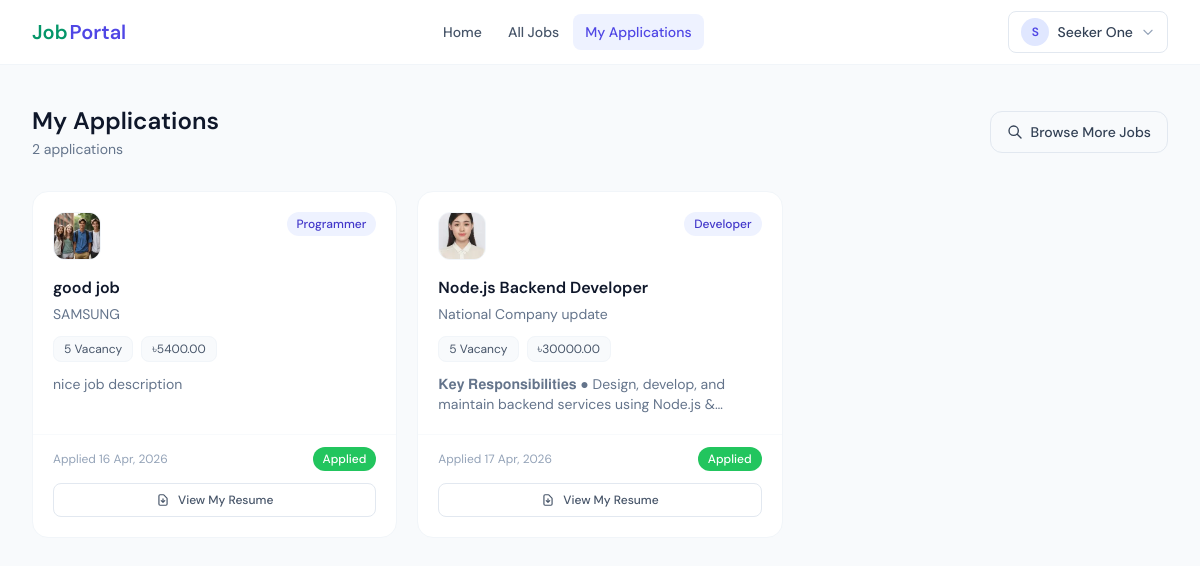
Page /applied-job/ (signed in) on the earlier database version.
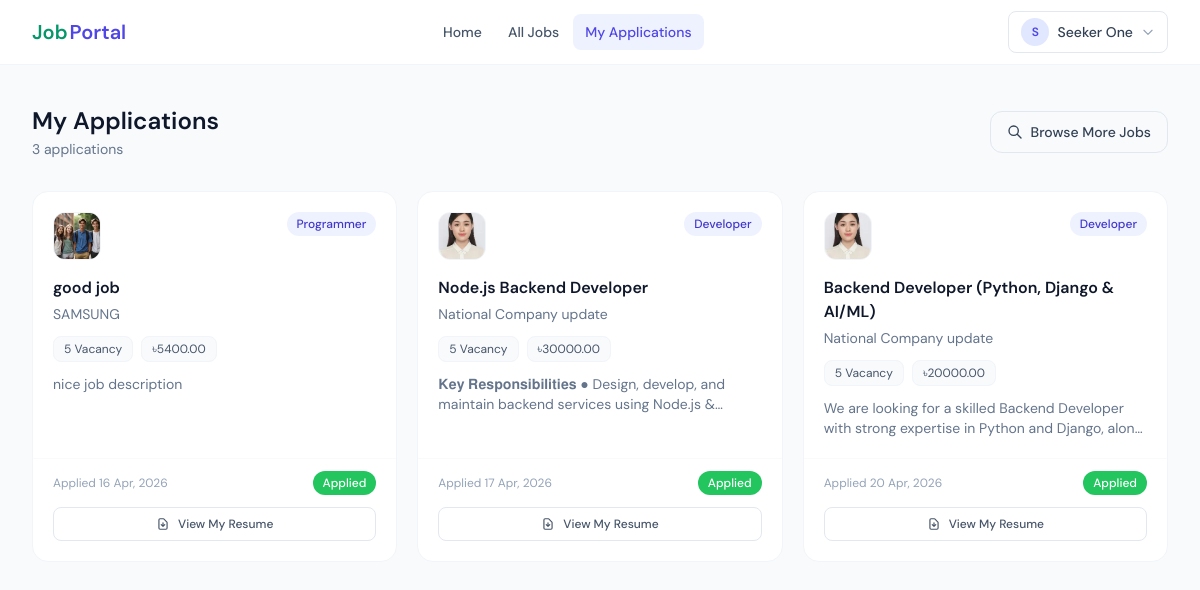
Same page on the later database version.
### Job_Portal_App/models.py (models this page shows, shortened)
class ApplyJobModel(models.Model):
    applied_by = models.ForeignKey(
        JobSeekerProfileModel,
        on_delete=models.CASCADE,
        related_name="my_applications",
        null=True,
    )
    applied_job = models.ForeignKey(
        JobPostModel,
        on_delete=models.CASCADE,
        related_name="applicants",
        null=True,
    )
    resume = models.FileField(upload_to="resumes/", null=True)
    applied_at = models.DateTimeField(auto_now_add=True, null=True)

class JobPostModel(models.Model):
    title = models.CharField(max_length=255, null=True)
    vacancy = models.PositiveIntegerField(null=True)
    category = models.ForeignKey(
        CategoryModel, on_delete=models.CASCADE, max_length=20, null=True,related_name='job_category'
    )
    job_description = models.TextField(null=True)
    skills_set = models.TextField(null=True)
    salary = models.DecimalField(max_digits=10, decimal_places=2, null=True)
    deadline = models.DateField(null=True)
    created_at = models.DateTimeField(auto_now_add=True, null=True)
    posted_by = models.ForeignKey(
        RecruiterProfileModel,
        on_delete=models.CASCADE,
        related_name="job_posts",
        null=True,
    )

class RecruiterProfileModel(models.Model):
    recruiter = models.OneToOneField(
        UserInfoModel,
        on_delete=models.CASCADE,
        related_name="recruiter_profile",
        null=True,
    )
    company_name = models.CharField(
        max_length=225,
        null=True,
    )
    email = models.EmailField(
        null=True,
    )
    address = models.TextField(
        null=True,
    )
    phone = models.CharField(
        max_length=20,
        null=True,
    )
    logo = models.ImageField(
        upload_to="recruiter_logos/",
        null=True,
    )

class CategoryModel(models.Model):
    name = models.CharField(max_length=50, null=True)

### Job_Portal_App/views.py (the view)
# urls.py: path("applied-job/", job_applied, name="job_applied"),
@login_required
def job_applied(request):
    if request.user.is_authenticated:
        user = request.user
        if user.user_types == "Seeker":
            try:
                form_data = ApplyJobModel.objects.filter(applied_by=user.seeker_profile)
            except ApplyJobModel.DoesNotExist:
                form_data = None
        else:
            form_data = None
    else:
        form_data = None
    context = {
        "form_data": form_data,
        "title": "Applied Job List",
    }
    return render(request, "job_applied.html", context)

### Job_Portal_App/templates/job_applied.html (shortened to what this page needs)
{% extends 'master/base.html' %}
{% block blockname %}
<div class="max-w-7xl mx-auto px-4 sm:px-6 lg:px-8 py-10">
  <div class="flex items-center justify-between mb-8">
    <div>
      <h1 class="text-2xl font-semibold text-slate-900">My Applications</h1>
      <p class="text-sm text-slate-500 mt-0.5">
        {% if form_data %}{{ form_data|length }} application{{ form_data|length|pluralize }}{% else %}No applications yet{% endif %}
      </p>
    </div>
    <a href="{% url 'job_list' %}" class="inline-flex items-center gap-2 px-4 py-2.5 border border-slate-200 hover:bg-slate-50 text-slate-700 text-sm font-medium rounded-xl transition-colors">
      <svg class="w-4 h-4" fill="none" stroke="currentColor" viewBox="0 0 24 24"><path stroke-linecap="round" stroke-linejoin="round" stroke-width="2" d="M21 21l-6-6m2-5a7 7 0 11-14 0 7 7 0 0114 0z"/></svg>
      Browse More Jobs
    </a>
  </div>
  <div class="grid sm:grid-cols-2 lg:grid-cols-3 gap-5">
    {% for job in form_data %}
      <div class="bg-white rounded-2xl border border-slate-100 hover:shadow-sm transition-all flex flex-col">
        <div class="p-5 flex-1">
          <div class="flex items-start justify-between gap-3 mb-4">
            <div class="w-12 h-12 rounded-xl border border-slate-100 overflow-hidden bg-slate-50 flex items-center justify-center shrink-0">
              {% if job.applied_job.posted_by.logo %}
                <img src="{{ job.applied_job.posted_by.logo.url }}" alt="Company" class="w-full h-full object-cover" />
              {% else %}
                <span class="text-lg font-semibold text-slate-400">{{ job.applied_job.posted_by.company_name|slice:":1"|upper }}</span>
              {% endif %}
            </div>
            <span class="shrink-0 text-xs font-medium px-2.5 py-1 rounded-full bg-indigo-50 text-indigo-700">{{ job.applied_job.category.name }}</span>
          </div>
          <h3 class="font-semibold text-slate-900 mb-1">{{ job.applied_job.title }}</h3>
          <p class="text-sm text-slate-500 mb-3">{{ job.applied_job.posted_by.company_name }}</p>
          <div class="flex flex-wrap gap-2 mb-3">
            <span class="text-xs text-slate-600 bg-slate-50 px-2.5 py-1 rounded-lg border border-slate-100">{{ job.applied_job.vacancy }} Vacancy</span>
            <span class="text-xs text-slate-600 bg-slate-50 px-2.5 py-1 rounded-lg border border-slate-100">৳{{ job.applied_job.salary }}</span>
          </div>
          <p class="text-sm text-slate-500 line-clamp-2">{{ job.applied_job.job_description }}</p>
        </div>
        <div class="px-5 pb-5 pt-3 border-t border-slate-50">
          <div class="flex items-center justify-between">
            <span class="text-xs text-slate-400">Applied {{ job.applied_at|date:"d M, Y" }}</span>
            <span class="text-xs font-medium px-2.5 py-1 rounded-full bg-green-500 text-white">Applied</span>
          </div>
          {% if job.resume %}
            <a href="{{ job.resume.url }}" target="_blank" class="mt-3 w-full flex items-center justify-center gap-2 py-2 border border-slate-200 hover:bg-slate-50 text-slate-600 text-xs font-medium rounded-lg transition-colors">
              <svg class="w-3.5 h-3.5" fill="none" stroke="currentColor" viewBox="0 0 24 24"><path stroke-linecap="round" stroke-linejoin="round" stroke-width="2" d="M12 10v6m0 0l-3-3m3 3l3-3m2 8H7a2 2 0 01-2-2V5a2 2 0 012-2h5.586a1 1 0 01.707.293l5.414 5.414a1 1 0 01.293.707V19a2 2 0 01-2 2z"/></svg>
              View My Resume
            </a>
          {% endif %}
        </div>
      </div>
    {% endfor %}
  </div>
</div>
{% endblock %}

Differences in the rows shown:
added ApplyJobModel: applied_job.posted_by.logo (picture), applied_job.category.name "Developer", applied_job "Backend Developer (Python, Django & AI/ML)", applied_job.posted_by.company_name "National Company update", applied_job.vacancy "5", applied_job.salary "20000.00", applied_job.job_description "We are looking for a skilled Backend Developer with strong expertise in Python and Django,…", applied_at "20 Apr, 2026"
Other differences:
text no longer shown: "2"
text now shown: "3"
